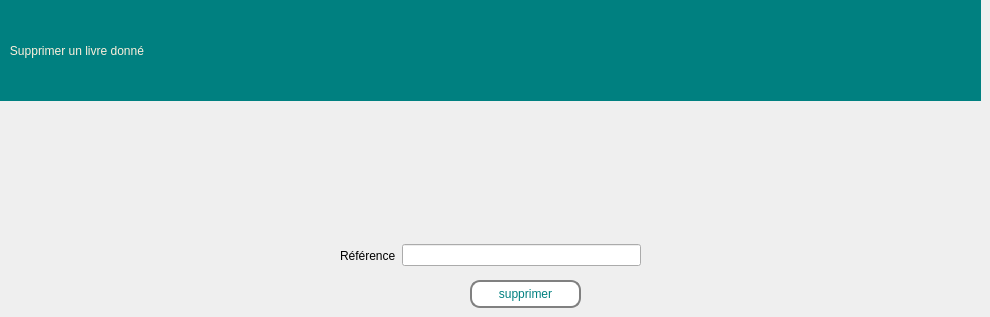
    <widget class="QWidget" name="page_supp_livre">
     <widget class="QPushButton" name="Button_supprimer_livre">
      <property name="geometry">
       <rect>
        <x>470</x>
        <y>280</y>
        <width>111</width>
        <height>28</height>
       </rect>
      </property>
      <property name="styleSheet">
       <string notr="true">border: 2px solid gray;
font: 63 9pt &quot;Segoe UI Variable Display Semib&quot;;
  border-radius: 10px;
  padding: 0 8px;
  
color: rgb(0, 128, 128);
background-color: rgb(255, 255, 255);</string>
      </property>
      <property name="text">
       <string>supprimer</string>
      </property>
     </widget>
     <widget class="QLabel" name="label_183">
      <property name="geometry">
       <rect>
        <x>0</x>
        <y>0</y>
        <width>981</width>
        <height>101</height>
       </rect>
      </property>
      <property name="toolTip">
       <string>&lt;html&gt;&lt;head/&gt;&lt;body&gt;&lt;p align=&quot;center&quot;&gt;&lt;br/&gt;&lt;/p&gt;&lt;/body&gt;&lt;/html&gt;</string>
      </property>
      <property name="styleSheet">
       <string notr="true">color: rgb(253, 239, 220);background-color: rgb(0, 128, 128);
font: 75 16pt &quot;Rockwell&quot;;
</string>
      </property>
      <property name="text">
       <string>   Supprimer un livre donné</string>
      </property>
     </widget>
     <widget class="QWidget" name="horizontalLayoutWidget_4">
      <property name="geometry">
       <rect>
        <x>340</x>
        <y>230</y>
        <width>301</width>
        <height>51</height>
       </rect>
      </property>
      <layout class="QHBoxLayout" name="horizontalLayout_4">
       <item>
        <widget class="QLabel" name="label_69">
         <property name="styleSheet">
          <string notr="true">font: 63 9pt &quot;Segoe UI Variable Display Semib&quot;;</string>
         </property>
         <property name="text">
          <string>Référence</string>
         </property>
        </widget>
       </item>
       <item>
        <widget class="QLineEdit" name="reference_input_supprimer"/>
       </item>
      </layout>
     </widget>
    </widget>
